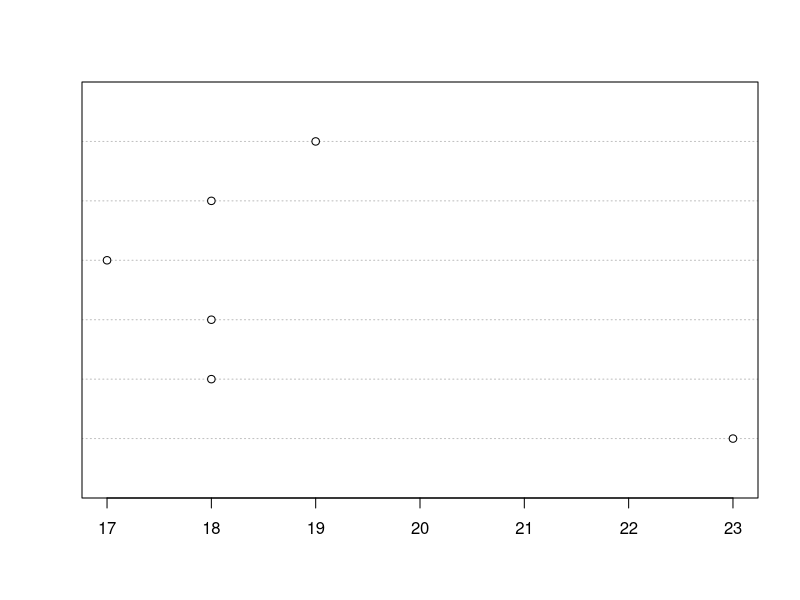
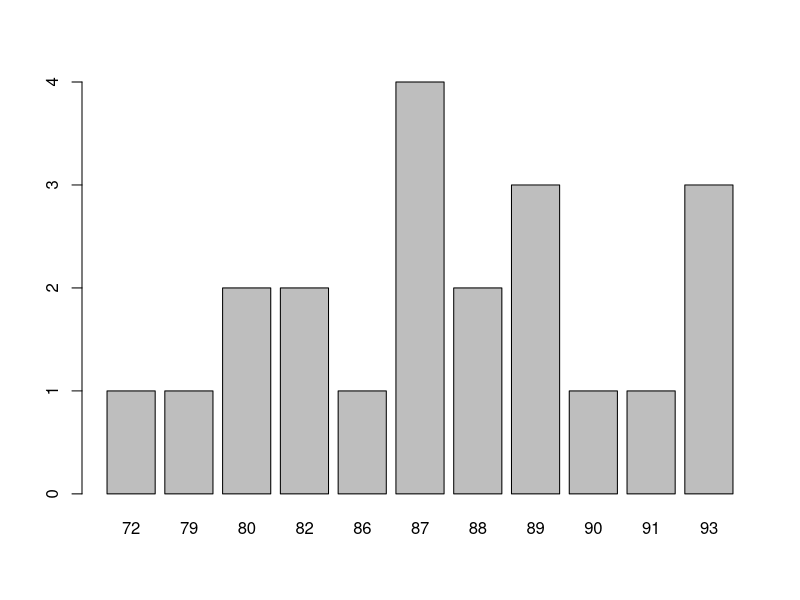
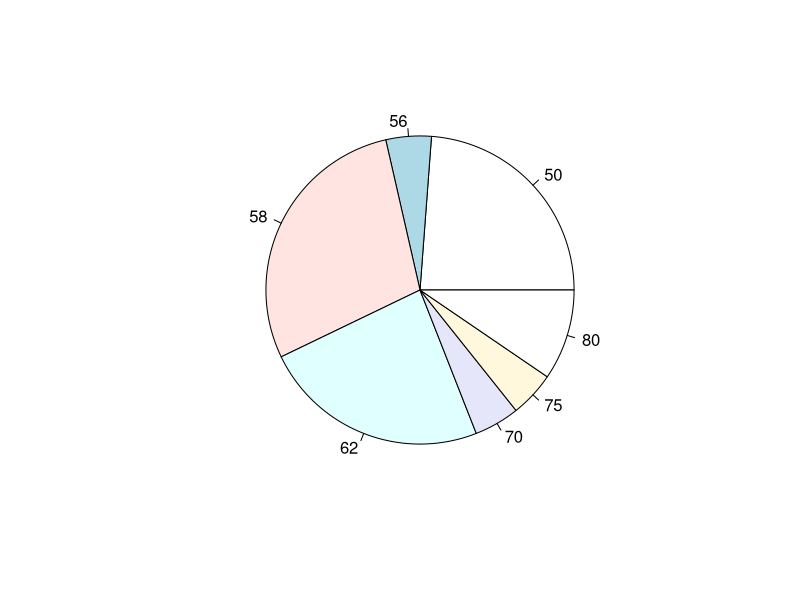
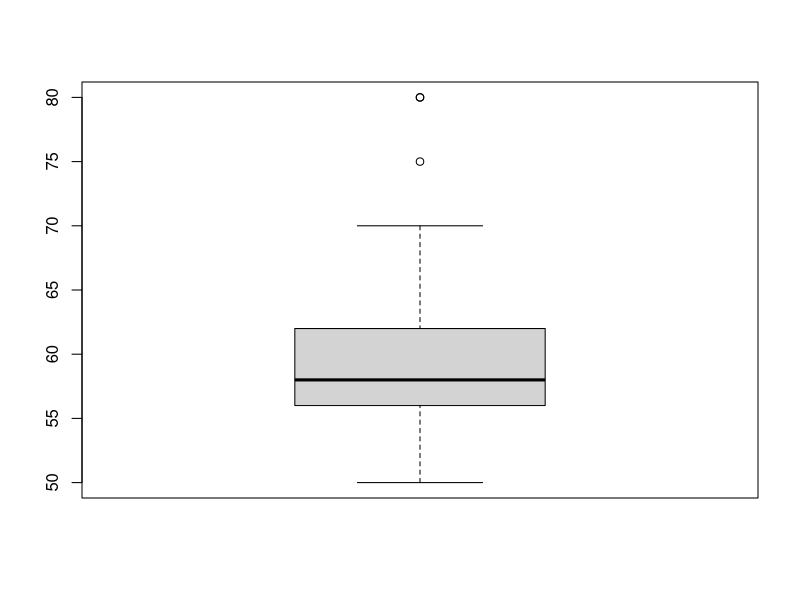
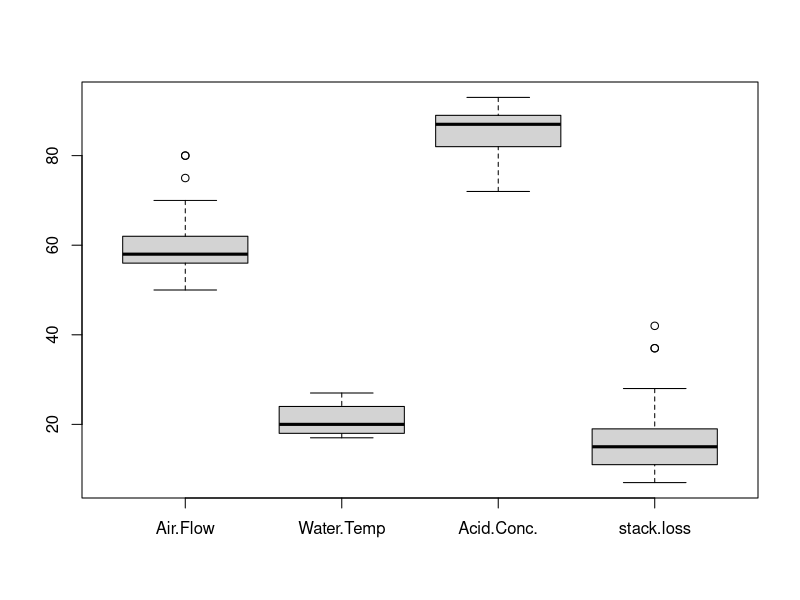

The R script that drew these images, in order: (Note: this script raises an error after producing the figures.)
# Sesion 2:
2+2
# Para inicializar objetos o bien "x = 3" o "x <- 3"
x = 2
y <- 3
x + y
# Vectores: v <- c(3,4,5)
v <- c(3,4,5)
# data.frame permite combinar distintas tipologías de datos

data("stackloss")
head(stackloss)
# Si se añade $ y [] nos mostrará solo la variable o espacio de la tabla
# que nos interese:
stackloss$Air.Flow[5]

# Número de observaciones, número de variables
dim(stackloss)

# Tabla frecuencias:
ni <- table(stackloss$Air.Flow); ni
fi <- ni/length(stackloss$Air.Flow); fi
Ni <- cumsum(ni); Ni
Fi <- cumsum(fi); Fi

# Diagrama de tallos y hojas:
stem(stackloss$Air.Flow)

# Diagrama de puntos:
dotchart(stackloss$Water.Temp[stackloss$Air.Flow==58]) # Traza el diagrama de 
# aquellos puntos que cumplen la condición

# Diagrama de barras:
barplot(table(stackloss$Acid.Conc.)) # NECESITA table()

# Diagrama "Quesitos"
pie(table(stackloss$Air.Flow))

#Box-Plot:
boxplot(stackloss$Air.Flow) # Para el Box-Plot de una variable específica
boxplot(stackloss) # Traza los box-plots de todas las variables

# media aritmetica, mediana, cuartiles
mean(stackloss$Air.Flow)
median(stackloss$Water.Temp)
quantile(stackloss$Acid.Conc.,0.25)
quantile(stackloss$stack.loss,0.18)

# Rango Intercuartílico:
IQR(stackloss$Water.Temp)

# Desviación típica:
sd(stackloss$Acid.Conc.)

# Varianza:
var(stackloss$Air.Flow)


head(DatosCoches)
ni <- table(DatosCoches$Origin)
ni
fi <- ni/length(DatosCoches$Origin)
fi
table(DatosCoches$Acceleration)

DatosCoches$Model[4]

dim(DatosCoches)

boxplot(DatosCoches$Acceleration) # No se puede hacer Box-Plot con carácteres
boxplot(DatosCoches$Displacement)
boxplot(DatosCoches$MPG)
boxplot(DatosCoches$Mfg)
boxplot(DatosCoches$Weigth)

quantile(DatosCoches$Displacement,0.25)

sd(DatosCoches$Horsepower)

# Tabla de frecuencias con datos agrupados:

aceleracion = DatosCoches$Acceleration
aceleracion
breaks = seq(8,26,by=3)
breaks

aceleracion_a = cut(aceleracion, breaks, right = FALSE)

ni = table(aceleracion_a); ni
fi = table(aceleracion_a)/length(aceleracion_a); fi
Ni = cumsum(ni); Ni
Fi = cumsum(fi); Fi

# Otro ej de este tipo de tablas:

Mpg = DatosCoches$MPG
Mpg
breaks = seq(5,45,by=10)
breaks

Mpg_a = cut(Mpg, breaks, right = TRUE, Left = FALSE)

ni = table(Mpg_a); ni
fi = table(Mpg_a)/(length(Mpg_a)-6); fi
Ni = cumsum(ni); Ni
Fi = cumsum(fi); Fi

Tabla_Frec = cbind(ni,fi,Ni,Fi); Tabla_Frec

###############################################

pie(table(DatosCoches$Cylinders))

N = length(DatosCoches$Horsepower)
sqrt(((N-1)-1/(N-1)*sd(DatosCoches$Horsepower, na.rm = TRUE))) # Como hay un
# dato de valor NaN, N ya no es 100 sino 99

h=hist(DatosCoches$Displacement); h
h$breaks
h$counts

x <- DatosCoches$Origin
which(x %in% c("USA"))

# Media de MPG para coches de USA ignorando los valores NaN:
mean(DatosCoches$MPG[which(x %in% c("USA"))], na.rm = TRUE)

y <- DatosCoches$Cylinders
median(DatosCoches$Weigth[which(y %in% c(8))], na.rm = TRUE)
